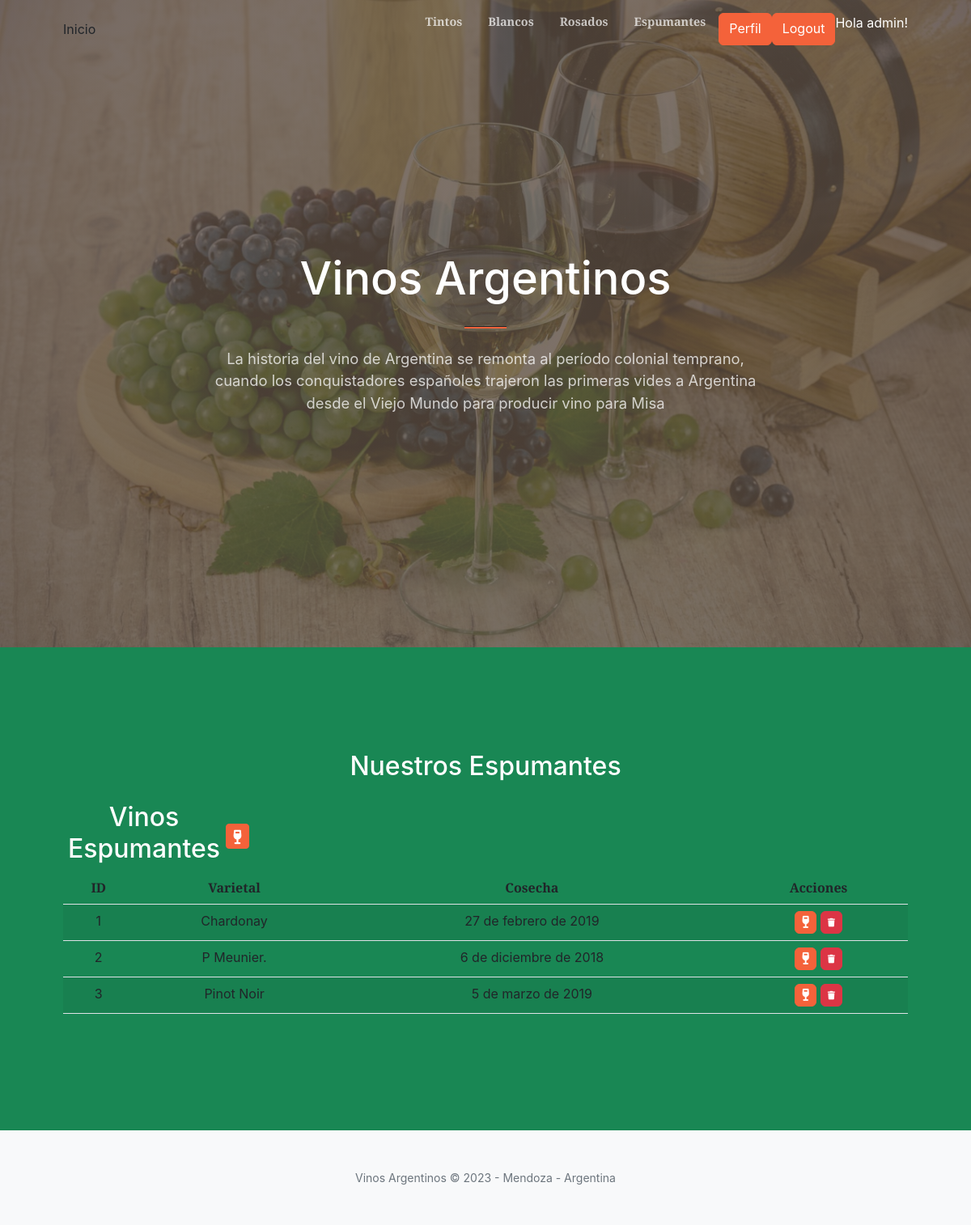
Page /vinos_espumantes/ (signed in) on the earlier database version.
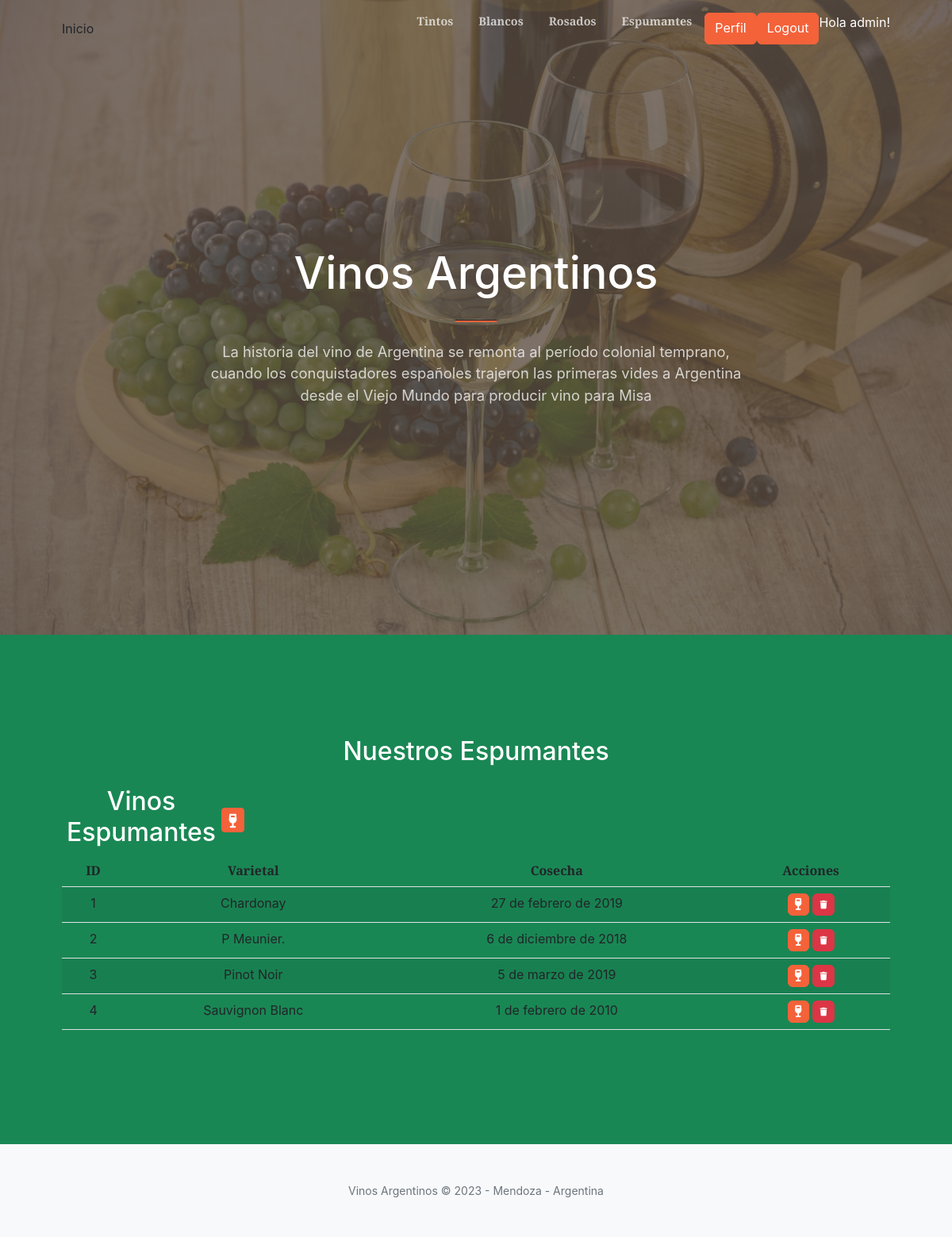
Same page on the later database version.
### winesapp/models.py (models this page shows, shortened)
class vinos_espumantes(models.Model):
    varietal = models.CharField(max_length=50)
    cosecha = models.DateField()

### winesapp/views.py (the view)
# urls.py: path('vinos_espumantes/', vinos_espumantesList.as_view(), name="vinos_espumantes" ),
class vinos_espumantesList(ListView):
    model = vinos_espumantes

### winesapp/templates/winesapp/vinos_espumantes_list.html (shortened to what this page needs)
{% extends 'winesapp/index.html' %}
{% load static  %}
{% block contenido %}
<section class="page-section bg-success text-white">
    <div class="container px-4 px-lg-5 text-center">
        <h2 class="mb-4">Nuestros Espumantes </h2>
       <table>
          <tr>
              <td width="200"><h2>Vinos Espumantes</h2></td>
              <td>
                  <a
                  href="{% url 'create_vino_espumante' %}"
                  class="btn btn-primary btn-sm"
                  >
                  </a>
              </td>
          </tr>
        </table>
        <table class="table table-striped">
         <thead>
             <tr>
                 <th>ID</th>
                 <th>Varietal</th>
                 <th>Cosecha</th>
                 <th>Acciones</th>
             </tr>
         </thead>
         <tbody>
         {% for vino_espumante in vinos_espumantes_list %}
         <tr>
             <td>{{ vino_espumante.id }}</td>
             <td>{{ vino_espumante.varietal }}</td>
             <td>{{ vino_espumante.cosecha }}</td>
             <td>
                    <a
                    href="#"
                    class="btn btn-primary"
                    style="--bs-btn-padding-y: .25rem; --bs-btn-padding-x: .5rem; --bs-btn-font-size: .75rem;"
                    >
                    </a>
                    <a
                   href="#"
                   class="btn btn-danger"
                   style="--bs-btn-padding-y: .25rem; --bs-btn-padding-x: .5rem; --bs-btn-font-size: .75rem;"
                   >
                 </a>
               </td>
         </tr>
         {% endfor %}
         </tbody>
     </table>
     </div>
 </section>
{% endblock contenido %}

Differences in the rows shown:
added vinos_espumantes: id "4", varietal "Sauvignon Blanc", cosecha "1 de febrero de 2010"
